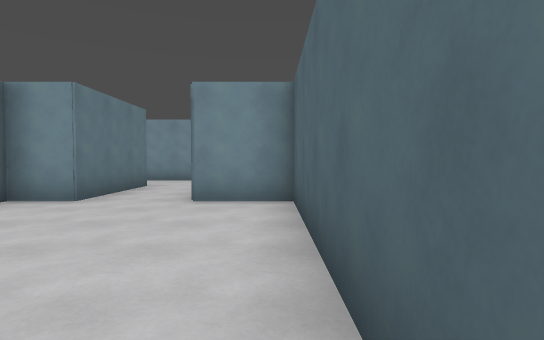
[1] (above)

18 first-person views from a walk through a Godot game level. The camera is 1.4 m above the floor, tilts 2° down and sees 80° across. The floor is counted in squares, 2 m on a side. Each view is taken from the middle of a square. On the plan, view 1 faces up. The plan holds only what a view shows up to about 10 squares ahead; the rest is blank.

[2]
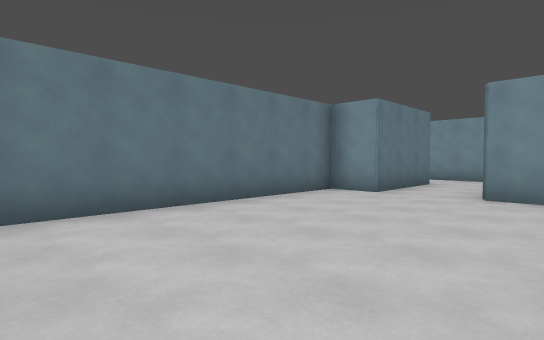

[3]
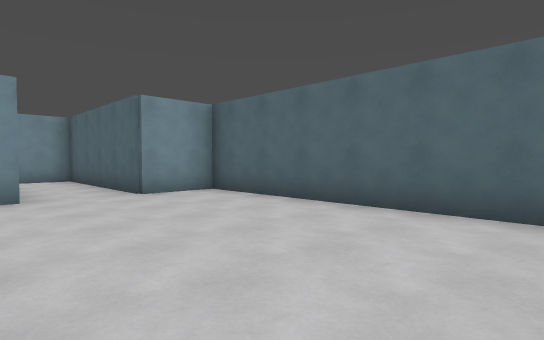

[4]
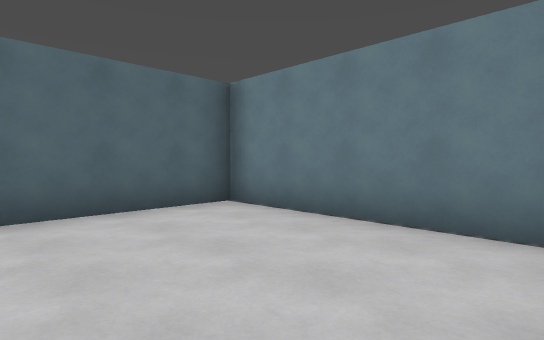

[5]
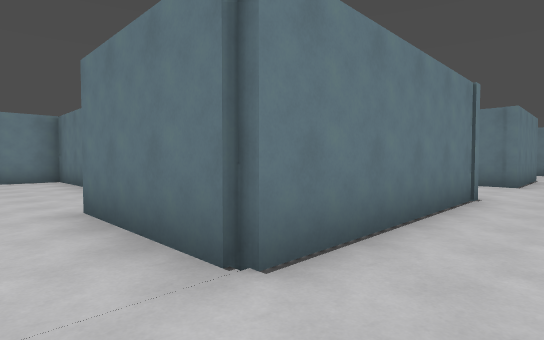

[6]
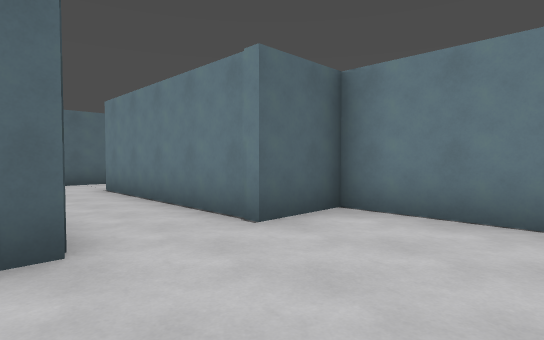

[7]
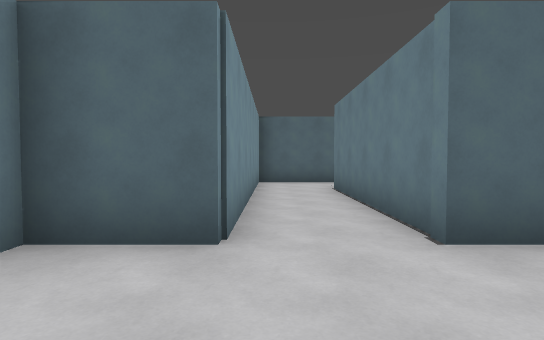

[8]
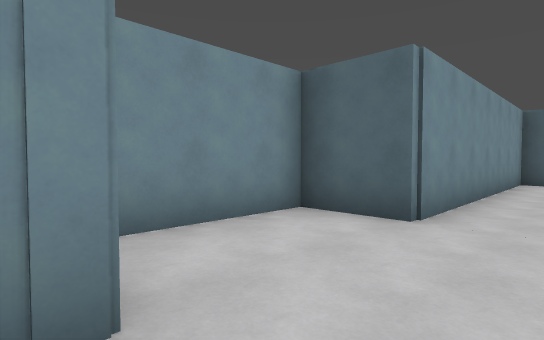

[9]
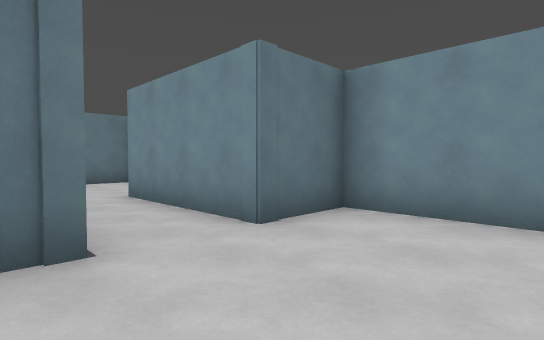

[10]
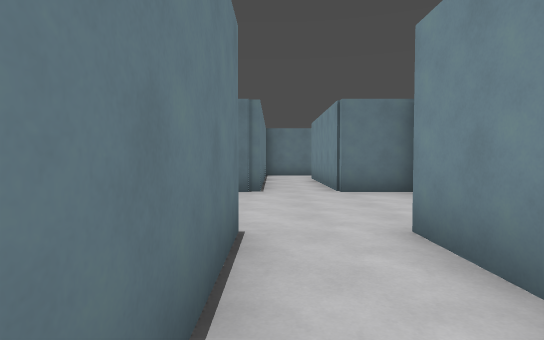

[11]
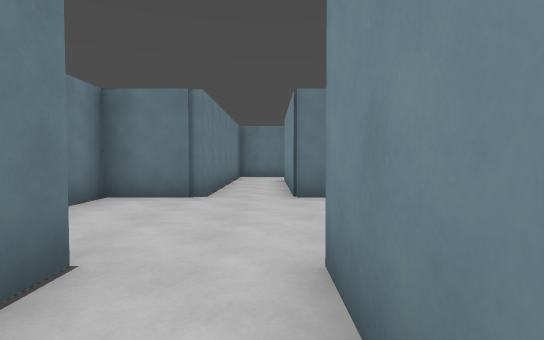

[12]
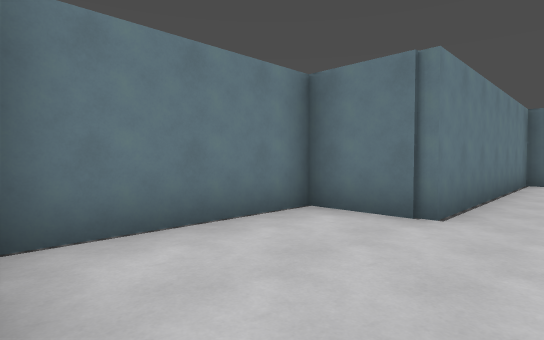

[13]
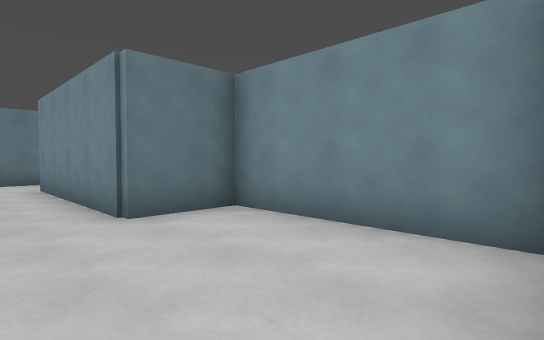

[14]
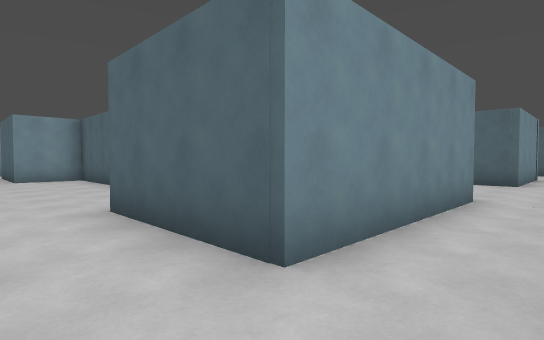

[15]
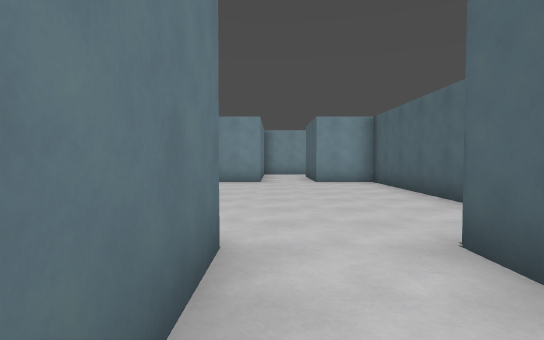

[16]
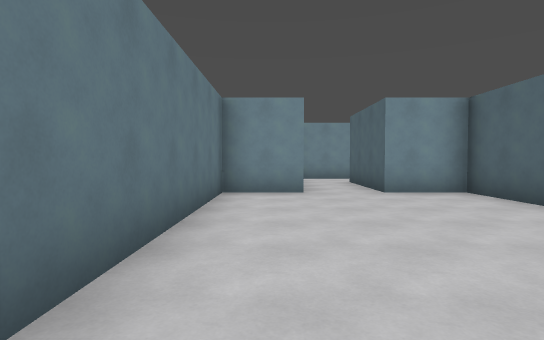

[17]
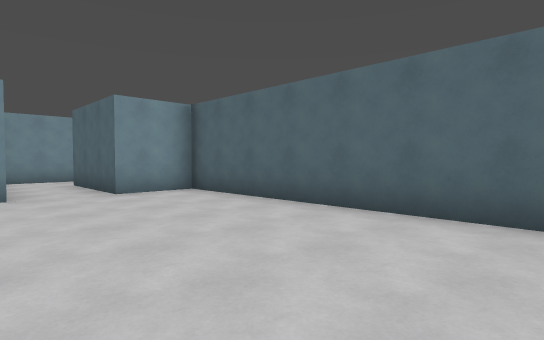

[18]
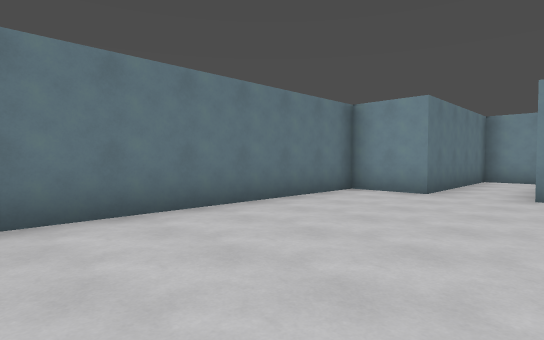

### Floor plan
Points are (right, up) in squares from view 1. A wall is a line through its corners. A room is listed if a view was taken in it or the views show most of it. See-through windows are left out.
Room 1 (views 1, 2, 3, 4)
walls: (-3.2, 5.3) (-4.4, 5.3) (-4.4, -1.4) (0.4, -1.4) (0.4, 5.3) (-1.4, 5.3)
ways out: opening at (-2.5, 6) to room 2
Room 2 (views 5, 6, 7, 9)
walls: (-10.8, 7) (-8.4, 7) (-8.4, 8.7) (-3.2, 8.7) (-3.2, 5.3); (-11.6, 8.7) (-11.6, 7.9); (-1.4, 5.3) (-1.4, 10.4) (-8.4, 10.4) (-8.4, 12) (-11.6, 12) (-11.6, 10.4)
ways out: opening at (-2.5, 6) to room 1; opening at (-12, 9.5) to room 3
Room 3 (views 8, 10, 11, 12, 13)
walls: (-15.1, 8.7) (-11.6, 8.7); (-15.2, 12) (-18.8, 12) (-18.8, 10.4); (-18.8, 8.7) (-18.8, 7) (-15.2, 7); (-11.6, 10.4) (-15.1, 10.4) (-15.1, 11.4)
ways out: opening at (-12, 9.5) to room 2; opening at (-19, 9.5) to room 4
Room 4 (views 14, 15, 16, 17, 18)
walls: (-25.4, 13.5) (-25.4, 8.7) (-18.8, 8.7); (-22, 14.2) (-22, 20.7) (-23.7, 20.7); (-27, 19.4) (-27, 14.2); (-18.8, 10.4) (-23.5, 10.4) (-23.5, 13.6)
ways out: opening at (-19, 9.5) to room 3; opening at (-25, 20.3)

Positions as (right, up) in squares from view 1, and headings:
1: (0, 0), facing up
2: (0, -1), facing up-left
3: (-4, -1), facing up-right
4: (-4, 2), facing down-right
5: (-2, 10), facing down-left
6: (-11, 11), facing down-right
7: (-11, 10), facing right
8: (-12, 9), facing up-right
9: (-9, 8), facing up-left
10: (-12, 9), facing left
11: (-13, 10), facing left
12: (-15, 10), facing down-left
13: (-15, 9), facing up-left
14: (-25, 9), facing up-right
15: (-25, 11), facing up
16: (-26, 14), facing up
17: (-26, 14), facing up-right
18: (-23, 14), facing up-left
